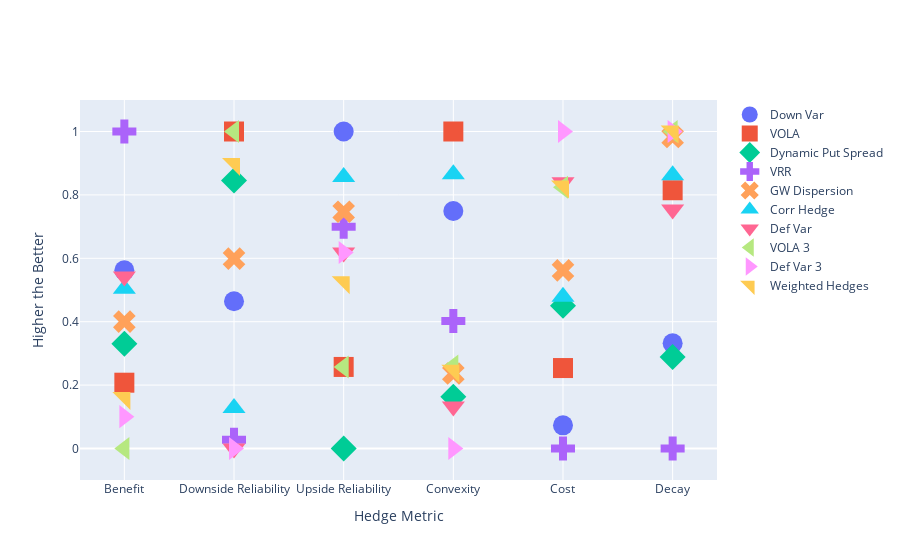

This figure's notebook cell:
### Markdown cell above
## Graph Normalized Data and Ranking Each Strategy

### Code cell
#transpose normal data here instead of in method
index = list(df_normal.index)
fig = go.Figure()
#loops through eaach column and plots each metric for the given strategy
for col in df_normal.columns:
    fig.add_trace(go.Scatter(
        x=index,
        y=df_normal[col],
        marker=dict(size = 20),
        marker_symbol = symbols[col],
        mode= "markers",
        name=col
        ))
fig.update_layout(title="",
                xaxis_title="Hedge Metric",
                yaxis_title="Higher the Better")
fig.show()

### Figure 1 — Plotly figure (JSON) as saved in the notebook; plotly's stock layout.template omitted (floating-point values rounded to 4 significant figures)
{"data": [{"marker": {"size": 20, "symbol": [0]}, "mode": "markers", "name": "Down Var", "type": "scatter", "x": ["Benefit", "Downside Reliability", "Upside Reliability", "Convexity", "Cost", "Decay"], "y": [0.562, 0.4646, 1, 0.7491, 0.07305, 0.3319]}, {"marker": {"size": 20, "symbol": [1]}, "mode": "markers", "name": "VOLA", "type": "scatter", "x": ["Benefit", "Downside Reliability", "Upside Reliability", "Convexity", "Cost", "Decay"], "y": [0.2076, 1.0, 0.2573, 1, 0.2538, 0.8147]}, {"marker": {"size": 20, "symbol": [2]}, "mode": "markers", "name": "Dynamic Put Spread", "type": "scatter", "x": ["Benefit", "Downside Reliability", "Upside Reliability", "Convexity", "Cost", "Decay"], "y": [0.3306, 0.8457, 0, 0.1636, 0.4503, 0.2888]}, {"marker": {"size": 20, "symbol": [3]}, "mode": "markers", "name": "VRR", "type": "scatter", "x": ["Benefit", "Downside Reliability", "Upside Reliability", "Convexity", "Cost", "Decay"], "y": [1.0, 0.02748, 0.6996, 0.402, 0, 0]}, {"marker": {"size": 20, "symbol": [4]}, "mode": "markers", "name": "GW Dispersion", "type": "scatter", "x": ["Benefit", "Downside Reliability", "Upside Reliability", "Convexity", "Cost", "Decay"], "y": [0.4003, 0.5989, 0.7468, 0.2365, 0.5619, 0.9828]}, {"marker": {"size": 20, "symbol": [5]}, "mode": "markers", "name": "Corr Hedge", "type": "scatter", "x": ["Benefit", "Downside Reliability", "Upside Reliability", "Convexity", "Cost", "Decay"], "y": [0.504, 0.1278, 0.8568, 0.8651, 0.4786, 0.8621]}, {"marker": {"size": 20, "symbol": [6]}, "mode": "markers", "name": "Def Var", "type": "scatter", "x": ["Benefit", "Downside Reliability", "Upside Reliability", "Convexity", "Cost", "Decay"], "y": [0.5425, 0, 0.6185, 0.1326, 0.8402, 0.7543]}, {"marker": {"size": 20, "symbol": [7]}, "mode": "markers", "name": "VOLA 3", "type": "scatter", "x": ["Benefit", "Downside Reliability", "Upside Reliability", "Convexity", "Cost", "Decay"], "y": [0, 1.0, 0.2573, 0.2602, 0.8241, 1]}, {"marker": {"size": 20, "symbol": [8]}, "mode": "markers", "name": "Def Var 3", "type": "scatter", "x": ["Benefit", "Downside Reliability", "Upside Reliability", "Convexity", "Cost", "Decay"], "y": [0.1005, 3.053e-16, 0.6185, 0, 1, 1]}, {"marker": {"size": 20, "symbol": [9]}, "mode": "markers", "name": "Weighted Hedges", "type": "scatter", "x": ["Benefit", "Downside Reliability", "Upside Reliability", "Convexity", "Cost", "Decay"], "y": [0.1592, 0.8977, 0.5247, 0.2453, 0.8268, 1]}], "layout": {"title": {"text": ""}, "xaxis": {"title": {"text": "Hedge Metric"}}, "yaxis": {"title": {"text": "Higher the Better"}}}}
